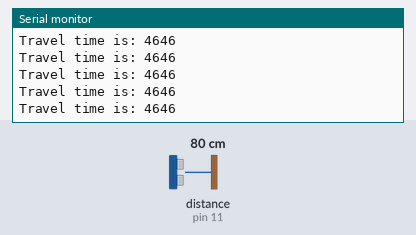
Simulated run of this sketch. Board: Arduino Uno, built with avr-gcc and run on an emulated ATmega328P. Parts: the last lines printed to the serial monitor. Wiring (inferred from the names in the program): ultrasonic range finder: trigger pin 12; echo pin 11. Inputs (shaded band) come from the test bench; at power-on: distance to the obstacle (sensor on pin 11) 80 cm. The echo pulse lasts 58.3 µs per cm.

Above: at 1.2 s.
1.3 s: distance to the obstacle (sensor on pin 11) set to 2 cm
At 2.1 s:
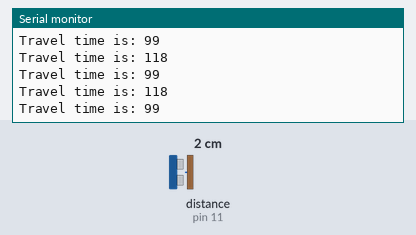
4.3 s: distance to the obstacle (sensor on pin 11) set to 35 cm
At 4.9 s:
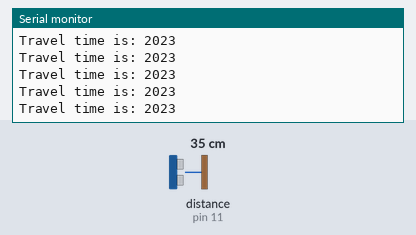
7.3 s: distance to the obstacle (sensor on pin 11) set to 4 cm
At 8.0 s:
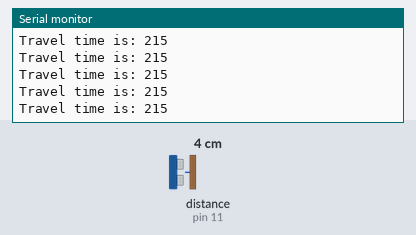
10.3 s: distance to the obstacle (sensor on pin 11) set to 250 cm
At 10.36 s:
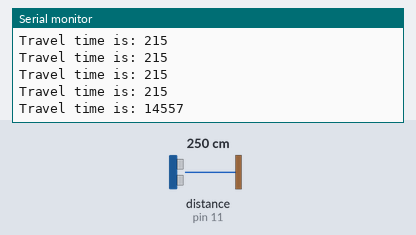
13.3 s: distance to the obstacle (sensor on pin 11) set to 18 cm
At 13.8 s:
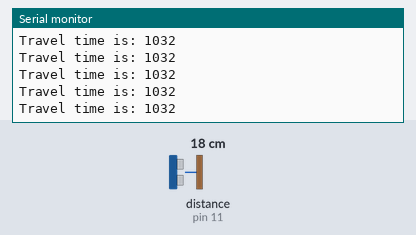
16.3 s: distance to the obstacle (sensor on pin 11) set to 60 cm
At 17.2 s:
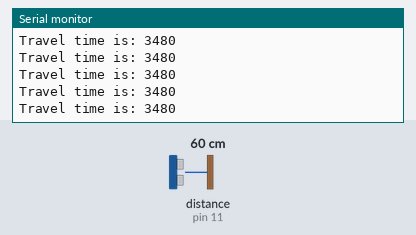
Timing chart, 0 to 19.3 s (numbered marks = the images above; inputs shaded):
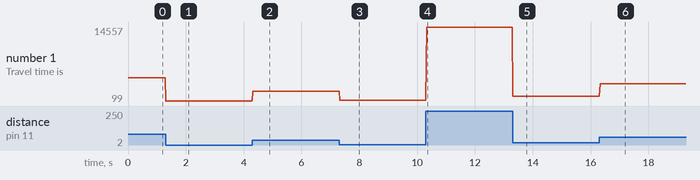

Measured:
- after the input at 1.3 s, the serial monitor: prints a new line at once (image 1)
- after the input at 4.3 s, the serial monitor: prints a new line at once (image 2)
- after the input at 7.3 s, the serial monitor: prints a new line at once (image 3)
- after the input at 10.3 s, the serial monitor: prints a new line at once (image 4)
- after the input at 13.3 s, the serial monitor: prints a new line at once (image 5)
- after the input at 16.3 s, the serial monitor: prints a new line at once (image 6)
- plotted number 1: 4646 → 118 after the input at 1.3 s, 118 → 2023 after the input at 4.3 s, 2023 → 215 after the input at 7.3 s, 215 → 14557 after the input at 10.3 s, 14557 → 1032 after the input at 13.3 s

The sketch:

Lesson54.ino
```cpp
// Lesson 54: Measuring the speed of sound with HC-SR04 Sensor
int triggerPin = 12;
int echoPin = 11;
int pingTravelTime;

void setup() {
  // put your setup code here, to run once:
  Serial.begin(9600);
  pinMode(triggerPin, OUTPUT);
  pinMode(echoPin, INPUT);
}

void loop() {
  // put your main code here, to run repeatedly:
  digitalWrite(triggerPin, LOW);
  delayMicroseconds(10);
  digitalWrite(triggerPin, HIGH);
  delayMicroseconds(10);
  digitalWrite(triggerPin, LOW);
  pingTravelTime = pulseIn(echoPin, HIGH);
  Serial.print("Travel time is: ");
  Serial.println(pingTravelTime);
  delay(25);
}
```
